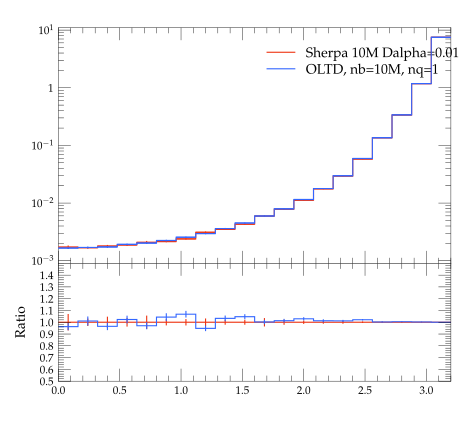

Reproduce this figure in Python.
#! /usr/bin/env python

# This Python script was auto-generated using YODA v2.0.0.
# Analysis object: /evtb/cutEg_tjb_dphi
# Timestamp: 13-04-2024 (07:56:31)

import matplotlib as mpl
import matplotlib.pyplot as plt
mpl.use('Agg') # comment out for interactive use
import os
import numpy as np

plotDir = os.path.split(os.path.realpath(__file__))[0]
if 'YODA_USER_PLOT_PATH' in globals():
    plot_outdir = globals()['YODA_USER_PLOT_PATH']
else:
    plot_outdir = plotDir

#plot style
plt.style.use(os.path.join(plotDir, '../default.mplstyle'))
# plot metadata
figW, figH = plt.rcParams['figure.figsize']
ax_xLabel = r''
ax_yLabel = r''
ax_title  = r''
ax_xScale = 'linear'
ax_yScale = 'log'
xLims = (0.0, 3.2)
yLims = (0.0009000000000000001, 11.0)

# TeX-friendly labels for the legend
labels = [ r"Sherpa 10M Dalpha=0.01", r"OLTD, nb=10M, nq=1" ]

# Create figure and axis objects
fig, (ax, ratio0_ax) = plt.subplots(2, 1, sharex=True,
                  figsize=(figW,figH), gridspec_kw={'height_ratios': (2, 1)})
ratio0_ax.yaxis.set_major_locator(mpl.ticker.MultipleLocator(0.1))
ratio0_ax.set_ylim(0.5, 1.4999)
ratio0_ax.set_ylabel('Ratio')

# LineColor map: curve index -> color
linecolors = {0: '#EE3311', 1: '#3366FF'}
# the numerical data is stored in a separate file
dataf = dict()
prefix = os.path.split(__file__)[0]
if prefix:    prefix = prefix + '/'
exec(open(prefix+'cutEg_tjb_dphi__data.py').read(), dataf)


legend_handles = [] # keep track of handles for the legend

# style options for curves
# starts at zorder>=5 to draw curve on top of legend
styles = {
  'curve0': {
    'color' : linecolors[0],
    'linestyle' : '-',
    'marker' : 'o',
    'zorder' : 5,
    'histstyle' : True,
  },
  'curve1': {
    'color' : linecolors[1],
    'linestyle' : '-',
    'marker' : 'o',
    'zorder' : 6,
    'histstyle' : True,
  },
}
# curve from input yoda files in main panel
for label in dataf['yvals'].keys():
    if all(np.isnan(v) for v in dataf['yvals'][label]):
        continue
    tmp = None
    if styles[label]['histstyle']: # draw as histogram
        tmp, = ax.plot(dataf['xedges'], dataf['yedges'][label],
                       color=styles[label]['color'],
                       linestyle=styles[label]['linestyle'],
                       drawstyle='steps-pre', solid_joinstyle='miter',
                       zorder=styles[label]['zorder'], label=label)
        ax.errorbar(dataf['xpoints'], dataf['yvals'][label], color=styles[label]['color'],
                    xerr=dataf['xerrs'], yerr=[dataf['ydowns'][label], dataf['yups'][label]],
                    linestyle='none', zorder=styles[label]['zorder'])
    else: # draw as scatter
        tmp = ax.errorbar(dataf['xpoints'], dataf['yvals'][label],
                          xerr=dataf['xerrs'],
                          yerr=[ dataf['ydowns'][label],
                          dataf['yups'][label] ],
                          fmt=styles[label]['marker'],
                          ecolor=styles[label]['color'],
                          color=styles[label]['color'], zorder=2)
        tmp[-1][0].set_linestyle(styles[label]['linestyle'])
    legend_handles += [tmp]
    for varLabel in dataf['variation_yvals'].keys():
        if varLabel.startswith(label):
            tmp, = ax.plot(dataf['xedges'], dataf['variation_yvals'][varLabel],
                           color=styles[label]['color'],
                           linestyle=styles[label]['linestyle'],
                           drawstyle='steps-pre', solid_joinstyle='miter',
                           zorder=styles[label]['zorder'], alpha=0.5)


# plots on ratio panel
# curve from input yoda files in ratio panel
for label, yvals in dataf['ratio0_yvals'].items():
    if all(np.isnan(v) for v in yvals):
        continue
    if styles[label]['histstyle']: # plot as histogram
        ratio0_ax.plot(dataf['xedges'], yvals,
                       color=styles[label]['color'],
                       linestyle=styles[label]['linestyle'],
                       drawstyle='steps-pre', zorder=1,
                       solid_joinstyle='miter')
        ratio0_ax.vlines(dataf['xpoints'],
                         dataf['ratio0_ymin'][label],
                         dataf['ratio0_ymax'][label],
                         color=styles[label]['color'], zorder=1)
    else: # plot as scatter
        tmp = ratio0_ax.errorbar(dataf['xpoints'],
                                 yvals, xerr=dataf['xerrs'],
                                 yerr=dataf['ratio0_yerrs'][label],
                                 fmt=styles[label]['marker'],
                                 ecolor=styles[label]['color'],
                                 color=styles[label]['color'])
        tmp[-1][0].set_linestyle(styles[label]['linestyle'])

    for varlabel in dataf['ratio0_variation_vals'].keys():
        if varlabel.startswith(label):
            ratio0_ax.plot(dataf['xedges'],
                            dataf['ratio0_variation_vals'][varlabel],
                            color=styles[label]['color'],
                            linestyle=styles[label]['linestyle'],
                            drawstyle='steps-pre', solid_joinstyle='miter',
                            zorder=1, alpha=0.5)

legend_pos = (0.5, 0.97)
ax.legend(legend_handles, labels, loc='upper left', bbox_to_anchor=legend_pos)

# set plot metadata as defined above
ratio0_ax.set_xlabel(ax_xLabel)
ratio0_ax.xaxis.set_label_coords(1., -.15)
ax.set_ylabel(ax_yLabel, loc='top')
ax.set_title(ax_title, loc='left')
ax.set_xscale(ax_xScale)
ax.set_yscale(ax_yScale)
ax.set_xlim(xLims)
ax.set_ylim(yLims)

# tick formatting
plt.rcParams['xtick.top'] = True
plt.rcParams['ytick.right'] = True
ax.yaxis.set_major_locator(mpl.ticker.LogLocator(base=10.0, numticks=np.inf))
ax.yaxis.set_minor_locator(mpl.ticker.LogLocator(
                           base=10.0, subs=np.arange(0.1, 1, 0.1), numticks=np.inf))
fig.align_ylabels((ax, ratio0_ax))
plt.savefig(os.path.join(plot_outdir, 'cutEg_tjb_dphi.pdf'), format='PDF')
plt.savefig(os.path.join(plot_outdir, 'cutEg_tjb_dphi.png'), format='PNG')

plt.close(fig)
